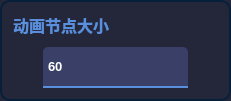
                        <widget class="QFrame" name="frame_anifont">
                         <property name="sizePolicy">
                          <sizepolicy hsizetype="Preferred" vsizetype="Expanding">
                           <horstretch>0</horstretch>
                           <verstretch>0</verstretch>
                          </sizepolicy>
                         </property>
                         <property name="minimumSize">
                          <size>
                           <width>231</width>
                           <height>101</height>
                          </size>
                         </property>
                         <property name="styleSheet">
                          <string notr="true">QFrame{
 border:2px solid;
	border-color: rgb(5, 32, 56);
	background-color: rgb(36,38,58);
border-radius:10px;
}
QComboBox QAbstractItemView{
outline: 0px solid gray;            
/*border:1px solid #eeeeee;*/            
color:rgb(145,151,163);
selection-color:white;
font-size:14px;
font-family:Microsoft YaHei UI;            
background-color:rgb(18,26,39);
selection-background-color:rgb(33,41,54);
border-top-radius:0px;
border-bottom-radius:10px;
}</string>
                         </property>
                         <property name="frameShape">
                          <enum>QFrame::StyledPanel</enum>
                         </property>
                         <property name="frameShadow">
                          <enum>QFrame::Raised</enum>
                         </property>
                         <layout class="QVBoxLayout" name="verticalLayout_11">
                          <item>
                           <widget class="QLabel" name="label_anifont">
                            <property name="sizePolicy">
                             <sizepolicy hsizetype="Fixed" vsizetype="Fixed">
                              <horstretch>0</horstretch>
                              <verstretch>0</verstretch>
                             </sizepolicy>
                            </property>
                            <property name="font">
                             <font>
                              <family>Microsoft YaHei UI</family>
                              <pointsize>12</pointsize>
                              <weight>75</weight>
                              <bold>true</bold>
                             </font>
                            </property>
                            <property name="styleSheet">
                             <string notr="true">QLabel{
border:none;
color:#598FDC;
}</string>
                            </property>
                            <property name="text">
                             <string>动画节点大小</string>
                            </property>
                           </widget>
                          </item>
                          <item alignment="Qt::AlignBottom">
                           <widget class="QFrame" name="frame_selectanifont">
                            <property name="minimumSize">
                             <size>
                              <width>0</width>
                              <height>0</height>
                             </size>
                            </property>
                            <property name="styleSheet">
                             <string notr="true">QFrame{border:none;
}</string>
                            </property>
                            <property name="frameShape">
                             <enum>QFrame::StyledPanel</enum>
                            </property>
                            <property name="frameShadow">
                             <enum>QFrame::Raised</enum>
                            </property>
                            <property name="lineWidth">
                             <number>0</number>
                            </property>
                            <layout class="QHBoxLayout" name="horizontalLayout_13">
                             <property name="spacing">
                              <number>0</number>
                             </property>
                             <property name="leftMargin">
                              <number>0</number>
                             </property>
                             <property name="topMargin">
                              <number>0</number>
                             </property>
                             <property name="rightMargin">
                              <number>0</number>
                             </property>
                             <property name="bottomMargin">
                              <number>0</number>
                             </property>
                             <item>
                              <widget class="QLineEdit" name="lineEdit_nodesize">
                               <property name="sizePolicy">
                                <sizepolicy hsizetype="Expanding" vsizetype="Fixed">
                                 <horstretch>0</horstretch>
                                 <verstretch>0</verstretch>
                                </sizepolicy>
                               </property>
                               <property name="minimumSize">
                                <size>
                                 <width>103</width>
                                 <height>41</height>
                                </size>
                               </property>
                               <property name="maximumSize">
                                <size>
                                 <width>145</width>
                                 <height>16777215</height>
                                </size>
                               </property>
                               <property name="font">
                                <font>
                                 <family>Microsoft YaHei UI</family>
                                 <pointsize>10</pointsize>
                                 <weight>75</weight>
                                 <bold>true</bold>
                                </font>
                               </property>
                               <property name="styleSheet">
                                <string notr="true">QLineEdit{ border: 0px solid;
	border-bottom: 2px solid;
	border-color: #598FDC;
    border-top-left-radius: 5px;
	border-top-right-radius: 5px;
    padding: 1px 10px 1px 3px;
    min-width: 6em;
	background-color: rgb(57, 63, 103);
	
	color: rgb(255, 255, 255);}</string>
                               </property>
                               <property name="text">
                                <string>60</string>
                               </property>
                              </widget>
                             </item>
                            </layout>
                           </widget>
                          </item>
                         </layout>
                        </widget>
